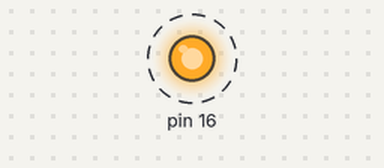
A program run on a simulated Raspberry Pi (header pin numbers). On the bench: output pins drawn as LEDs (lit = HIGH). Dashed ring = blinking.

Above: at 0.5 s.
Timing chart, 0 to 4.6 s (numbered marks = the images above):
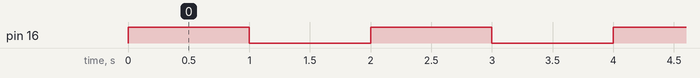

The program:

pi_blink.py
```python
import RPi.GPIO as GPIO
import time


# set board mode
# set pin mode
GPIO.setmode(GPIO.BOARD)
GPIO.setup(16, GPIO.OUT)


while True:
    # blink led while raspberry pi is powered on
    GPIO.output(16, True)
    time.sleep(1)
    GPIO.output(16, False)
    time.sleep(1)
```

Measured:
- by itself, pin 16: alternates HIGH for 1.0 s and LOW for 1.0 s
